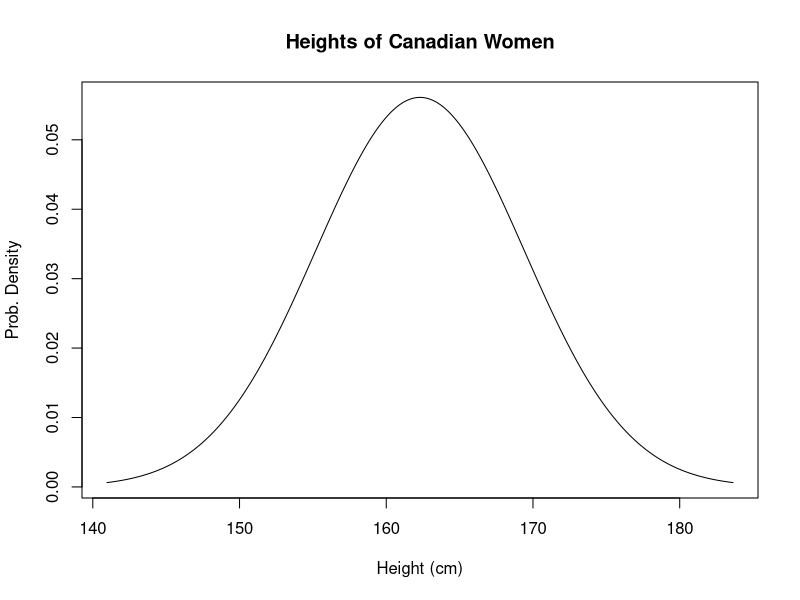
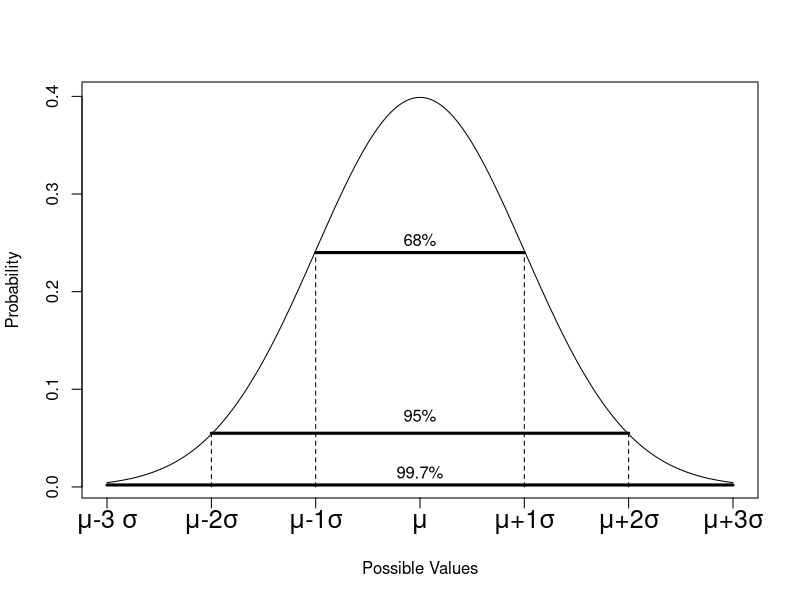

The R source for these figures, in order:
## ---- chunk 1
#| echo: true
mu <- 162.3
sig <- 7.11
xseq <- seq(mu-3*sig, mu + 3*sig, length.out = 300)
yseq <- dnorm(x = xseq, mean = mu, sd = sig) 

plot(xseq, yseq, type = "l",
  main = "Heights of Canadian Women",
  xlab = "Height (cm)", ylab = "Prob. Density")
## ---- chunk 2
#| echo: true
set.seed(-4) # Ensure the same random numbers every time

## generate 10000 random N(0,1) values
x <- rnorm(n = 10000, mean = 0, sd = 1) 

## You won't need to know how to write this code:
sum(x > -1 & x < 1) # x is larger than -1 AND less than 1
## ---- chunk 3
#| echo: true
## Mean is 4, sd is 30, so mean - 1sd = 4 - 30
## Change the mean and sd for yourself to see what happens!
mu <- 4
sigma <- 30
x2 <- rnorm(n = 10000, mean = mu, sd = sigma)
sum(x2 > (mu - sigma) & x2 < (mu + sigma)) # Not exactly 68%, but approximate!
## ---- chunk 4
#| echo: true
sum(x > -2 & x < 2) # within 2sd of the mean
sum(x > -3 & x < 3) # within 3
## Try this with x2 as well!
## ---- chunk 5
xseq2 <- seq(-3,3,0.01)
yseq2 <- dnorm(xseq2)
plot(xseq2, yseq2, type = "l", xaxt = "n", xlab = "Possible Values", ylab = "Probability")
xlab1 <- paste0((-3):3, bquote(sigma))
axis(1, at = -3, labels = bquote(mu*"-3 "*sigma), cex.axis = 1.5)
axis(1, at = -2, labels = bquote(mu*"-2"*sigma), cex.axis = 1.5)
axis(1, at = -1, labels = bquote(mu*"-1"*sigma), cex.axis = 1.5)
axis(1, at = 0, labels = bquote(mu), cex.axis = 1.5)
axis(1, at = 1, labels = bquote(mu*"+1"*sigma), cex.axis = 1.5)
axis(1, at = 2, labels = bquote(mu*"+2"*sigma), cex.axis = 1.5)
axis(1, at = 3, labels = bquote(mu*"+3"*sigma), cex.axis = 1.5)
lines(x = c(-1, 1), y = c(0.24, 0.24), lwd = 3)
lines(x = c(-1, -1), y = c(0, 0.24), lty = 2)
lines(x = c(1, 1), y = c(0, 0.24), lty = 2)
text(x = 0, y = 0.24, labels = "68%", adj = c(0.5, -0.5))
lines(x = c(-2, 2), y = c(0.055, 0.055), lwd = 3)
lines(x = c(-2, -2), y = c(0, 0.055), lty = 2)
lines(x = c(2, 2), y = c(0, 0.055), lty = 2)
text(x = 0, y = 0.06, labels = "95%", adj = c(0.5, -0.5))
lines(x = c(-3, 3), y = c(0.002, 0.002), lwd = 3)
text(x = 0, y = 0.002, labels = "99.7%", adj = c(0.5, -0.5))
## ---- chunk 6
#| echo: true
## 1. Find the probability of a z-value less than 1.11.
pnorm(1.11)

## 2. Find the probability of a z-value greater than 1.11
1 - pnorm(1.11)

## 3. Find the probability of a z-value greater than -2.01 but less than 1.
pnorm(1) - pnorm(-2.01)

## 4. Verify the empirical rule: 68-95-99.7
pnorm(1) - pnorm(-1)
pnorm(2) - pnorm(-2)
pnorm(3) - pnorm(-3)
## ---- chunk 7
#| echo: true
pnorm(-0.323488045)
## ---- chunk 8
#| echo: true
pnorm(q = 160, mean = 162.3, sd = 7.11)
## ---- chunk 9
#| echo: true
## Standardize:
pnorm((0 - 4)/2)
## Same answer, without standardizing:
pnorm(q = 0, mean = 4, sd = 2)
## ---- chunk 10
#| echo: true
pnorm(1432, mean = 1234, sd = 56)
## ---- chunk 11
#| echo: true
1 - pnorm(0, mean = 4, sd = 2)
## ---- chunk 12
#| echo: true
pnorm(23, 23, 23)
## ---- chunk 13
#| echo: true
pnorm(-0.5) - pnorm(-1.52)
## ---- chunk 14
#| echo: true
pnorm(5, mean = 2, sd = 3) - pnorm(-1, mean = 2, sd = 3)
## ---- chunk 15
#| echo: true
qnorm(0.25, mean = 0, sd = 1)
## ---- chunk 16
#| echo: true
qnorm(0.25, mean = 2, sd = 3)
## ---- chunk 17
#| echo: true
## ~~~~~~~~~~~~~~~~~~~~~~~
## Questions 1, 2, and 3
## ~~~~~~~~~~~~~~~~~~~~~~~
1 - pnorm(c(1,2,3), mean = 0, sd = 2)

## ~~~~~~~~~~~~~~~~~~~~~~~
## Q4
## ~~~~~~~~~~~~~~~~~~~~~~~
qnorm(0.75, mean = -2, sd = 500)
qnorm(0.75)*500 - 2 # Alternative, using standard normal

## ~~~~~~~~~~~~~~~~~~~~~~~
## Q5.
## ~~~~~~~~~~~~~~~~~~~~~~~
pnorm(8.28, 3.14, 15.9) - pnorm(3.14, 3.14, 15.9)
## Alternative version, with standard normal
a <- (3.14 - 3.14)/15.9
b <- (8.28 - 3.14)/15.9
pnorm(b) - pnorm(a) # P(a < z < b) = P(Z < b) - P(Z < a)

## ~~~~~~~~~~~~~~~~~~~~~~~
## Q6: x = z*sigma + mu => sigma = (x-mu)/z
## ~~~~~~~~~~~~~~~~~~~~~~~
(0 - 1)/qnorm(0.25)
## Verify that 0 is the first quartile
qnorm(0.25, mean = 1, sd = (0 - 1)/qnorm(0.25)) # Good!

## ~~~~~~~~~~~~~~~~~~~~~~~
## Q7: empirical rule: 5.8 = mu - 2*sigma, so sigma = (7.5 - 5.8)/2
## ~~~~~~~~~~~~~~~~~~~~~~~
(7.5 - 5.8)/2
## However, if 10 = mu + 2*Sigma,
(10 - 7.5)/2
## The normal distribution doesn't work because this is a *skewed distribution*

## ~~~~~~~~~~~~~~~~~~~~~~~
## Q8.a) sigma = (x - mu)/z
## ~~~~~~~~~~~~~~~~~~~~~~~
(650 - 600)/qnorm(0.9)
## Verify:
pnorm(650, 600, 39.01521)
## Q8b:
(650 - 600)/qnorm(0.95)

## ~~~~~~~~~~~~~~~~~~~~~~~
## Q9: The "Canadian Women" part is irrelevant.
## ~~~~~~~~~~~~~~~~~~~~~~~
## The area WITHIN the range is:
pnorm(1.7) - pnorm(-1.7)
## So the area outside this range is:
1 - (pnorm(1.7) - pnorm(-1.7))
## Why is the "Canadian Women" part irrelevant?
## The lower bound will be mu - 1.7*sd = 150.213. When we
## standardize this, we get z = (x-mu)/sd = 1.7, so we'd use
## 1.7 in the standard normal distribution

## ~~~~~~~~~~~~~~~~~~~~~~~
## Q10
## ~~~~~~~~~~~~~~~~~~~~~~~
## P(X < 8) = 0.2, so let z = qnorm(0.2)
## z = (x - mu)/sigma = (8 - theta)/theta
## and therefore theta = 8/(z + 1)
8/(qnorm(0.2) + 1)
